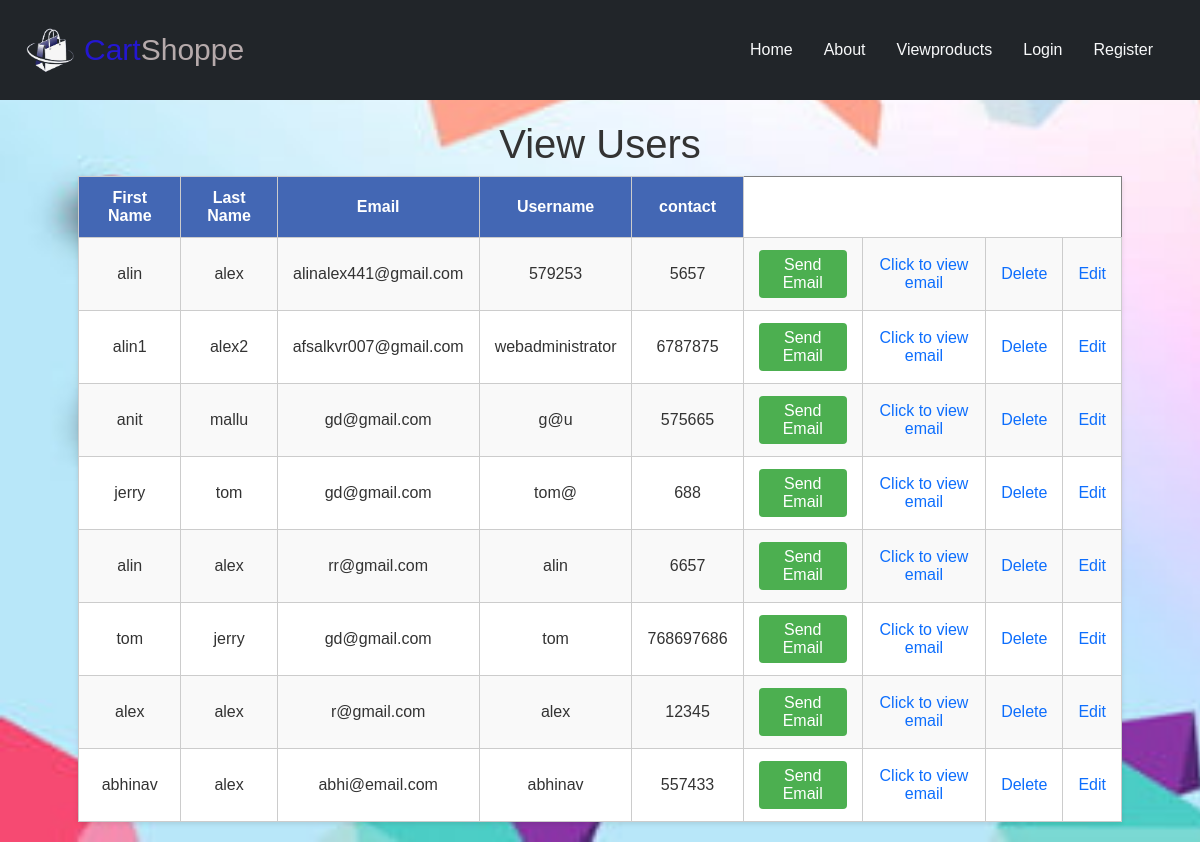
The page /5 on the database its author committed.
### myapp/models.py (models this page shows)
class Register(AbstractUser):
    usertype=models.CharField(max_length=10,null=True)
    contact = models.IntegerField(default=0,null=True)

### myapp/views.py (the view)
# urls.py: path('5', views.viewusers),
def viewusers(request):
    users=Register.objects.filter(usertype='user')
    print(users)
    return render(request,'viewusers.html',{'user':users})

### myapp/templates/viewusers.html (shortened to what this page needs)
{% include 'header.html' %}
<h1>View Users</h1>
<table border="1">
    <tr>
        <th>First Name</th>
         <th>Last Name</th>
          <th>Email</th>
          <th>Username</th>
           <th>contact</th>
    </tr>
    {% for i in user %}
    <tr id="user-{{ i.id }}">
        <td>{{ i.first_name }}</td>
        <td>{{ i.last_name}}</td>
        <td>{{ i.email }}</td>
        <td>{{  i.username }}</td>
        <td>{{ i.contact }}</td>
         <td>
  <a href="mailto:{{ i.email }}">
    <button type="button">Send Email</button>
  </a>
</td>
         <td>
          <a href="/{{ i.email }}">
                Click to view email
            </td>
            <td>
      <a href="/delete/{{ i.id}}">Delete</a>
        </td>
      <td>
      <a href="/edit/{{ i.id}}">Edit</a>
        </td>
    </tr>
    {% endfor %}
</table>
 </body>
    </html>

### myapp/templates/viewusers.html (style rules this page uses)
body { font-family: Arial, sans-serif; background-color: #f2f2f2; margin: 20px; }
h1 { text-align: center; color: #333; }
table { width: 90%; margin: 0 auto; border-collapse: collapse; background-color: #fff; box-shadow: 0 2px 5px rgba(0,0,0,0.1); }
th, td { padding: 12px 15px; border: 1px solid #ccc; text-align: center; }
th { background-color:rgb(67, 103, 180); color: white; }
tr:nth-child(even) { background-color: #f9f9f9; }
button { padding: 6px 12px; border: none; background-color: #4CAF50; color: white; cursor: pointer; border-radius: 4px; }
a { text-decoration: none; }

### rows shown on the page
Register: first_name "alin", last_name "alex", email "alinalex441@gmail.com", username "579253", contact "5657"
Register: first_name "alin1", last_name "alex2", email "afsalkvr007@gmail.com", username "webadministrator", contact "6787875"
Register: first_name "anit", last_name "mallu", email "gd@gmail.com", username "g@u", contact "575665"
Register: first_name "jerry", last_name "tom", email "gd@gmail.com", username "tom@", contact "688"
Register: first_name "alin", last_name "alex", email "rr@gmail.com", username "alin", contact "6657"
Register: first_name "tom", last_name "jerry", email "gd@gmail.com", username "tom", contact "768697686"
Register: first_name "alex", last_name "alex", email "r@gmail.com", username "alex", contact "12345"
Register: first_name "abhinav", last_name "alex", email "abhi@email.com", username "abhinav", contact "557433"
